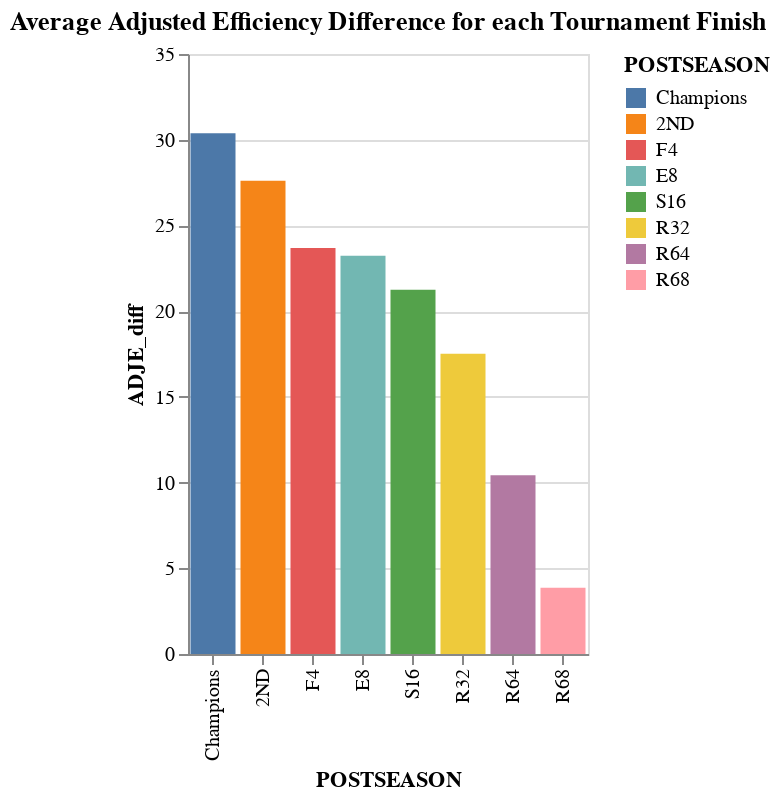

Write notebook code for a chart like this one.
### Code cell
alt.Chart(ADJE_diff).mark_bar().encode(
    x = alt.X("POSTSEASON", sort = CorrectSort),
    y = "ADJE_diff:Q",
    color = alt.Color("POSTSEASON:N", sort = CorrectSort),
    tooltip = "ADJE_diff"
).properties(
    width = 200,
    title = "Average Adjusted Efficiency Difference for each Tournament Finish"
)

### Figure 1 — Vega-Lite specification as saved in the notebook (floating-point values rounded to 4 significant figures)
{"config": {"view": {"continuousWidth": 400, "continuousHeight": 300}}, "data": {"name": "data-81673ec26f313b232dfb93f12fd3a9c5"}, "mark": "bar", "encoding": {"color": {"field": "POSTSEASON", "sort": ["Champions", "2ND", "F4", "E8", "S16", "R32", "R64", "R68"], "type": "nominal"}, "tooltip": {"field": "ADJE_diff", "type": "quantitative"}, "x": {"field": "POSTSEASON", "sort": ["Champions", "2ND", "F4", "E8", "S16", "R32", "R64", "R68"], "type": "nominal"}, "y": {"field": "ADJE_diff", "type": "quantitative"}}, "title": "Average Adjusted Efficiency Difference for each Tournament Finish", "width": 200, "$schema": "https://vega.github.io/schema/vega-lite/v4.17.0.json", "datasets": {"data-81673ec26f313b232dfb93f12fd3a9c5": [{"POSTSEASON": "2ND", "ADJE_diff": 27.6}, {"POSTSEASON": "Champions", "ADJE_diff": 30.38}, {"POSTSEASON": "E8", "ADJE_diff": 23.23}, {"POSTSEASON": "F4", "ADJE_diff": 23.68}, {"POSTSEASON": "R32", "ADJE_diff": 17.51}, {"POSTSEASON": "R64", "ADJE_diff": 10.42}, {"POSTSEASON": "R68", "ADJE_diff": 3.868}, {"POSTSEASON": "S16", "ADJE_diff": 21.25}]}}
